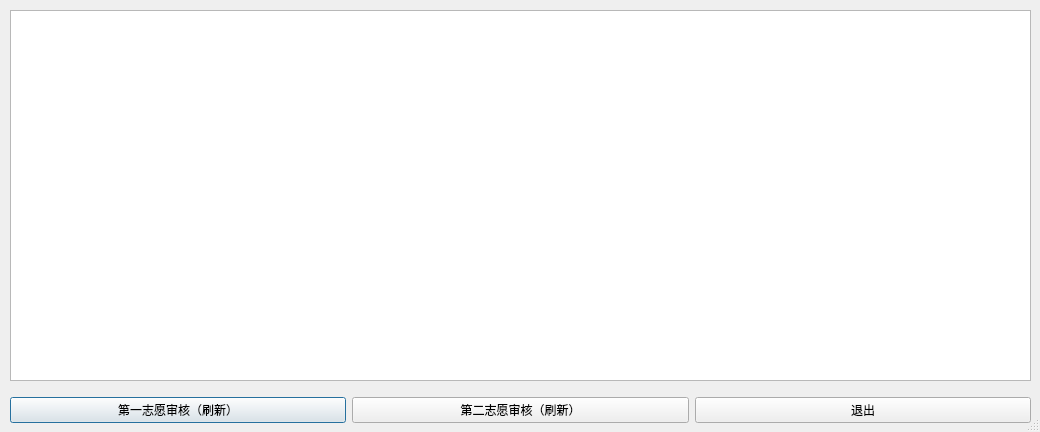
<?xml version="1.0" encoding="UTF-8"?>
<ui version="4.0">
 <class>Dialog</class>
 <widget class="QDialog" name="Dialog">
  <property name="geometry">
   <rect>
    <x>0</x>
    <y>0</y>
    <width>1040</width>
    <height>432</height>
   </rect>
  </property>
  <property name="windowTitle">
   <string>选题结果</string>
  </property>
  <property name="sizeGripEnabled">
   <bool>true</bool>
  </property>
  <widget class="QTableView" name="tableView">
   <property name="geometry">
    <rect>
     <x>10</x>
     <y>10</y>
     <width>1021</width>
     <height>371</height>
    </rect>
   </property>
  </widget>
  <widget class="QWidget" name="horizontalLayoutWidget">
   <property name="geometry">
    <rect>
     <x>10</x>
     <y>390</y>
     <width>1021</width>
     <height>41</height>
    </rect>
   </property>
   <layout class="QHBoxLayout" name="horizontalLayout">
    <item>
     <widget class="QPushButton" name="pushButton_2">
      <property name="text">
       <string>第一志愿审核（刷新）</string>
      </property>
     </widget>
    </item>
    <item>
     <widget class="QPushButton" name="pushButton_3">
      <property name="text">
       <string>第二志愿审核（刷新）</string>
      </property>
     </widget>
    </item>
    <item>
     <widget class="QPushButton" name="pushButton">
      <property name="text">
       <string>退出</string>
      </property>
     </widget>
    </item>
   </layout>
  </widget>
 </widget>
 <resources/>
 <connections>
  <connection>
   <sender>pushButton</sender>
   <signal>clicked()</signal>
   <receiver>Dialog</receiver>
   <slot>close()</slot>
   <hints>
    <hint type="sourcelabel">
     <x>869</x>
     <y>421</y>
    </hint>
    <hint type="destinationlabel">
     <x>528</x>
     <y>394</y>
    </hint>
   </hints>
  </connection>
 </connections>
</ui>
